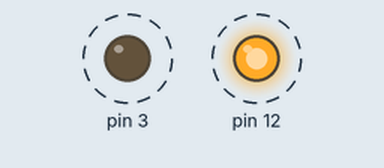
Recording of a sketch running on a simulated Arduino Uno, built with avr-gcc and run on an emulated ATmega328P. Shown: output pins drawn as LEDs (lit = HIGH). Dashed ring = blinking.

Above: at 0.05 s.
Timing chart, 0 to 3.0 s (numbered marks = the images above):
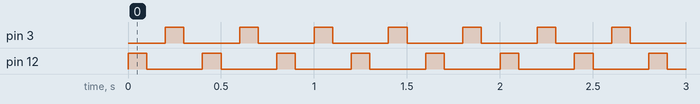

Measured:
- by itself, pin 3, pin 12: alternates HIGH for 0.10 s and LOW for 0.30 s

The sketch:

sketch_sep28a.ino
```cpp
void setup() {
  // put your setup code here, to run once:
  pinMode(12,OUTPUT);
  pinMode(3,OUTPUT);
}

void loop() {
  // put your main code here, to run repeatedly:
  digitalWrite(12,HIGH);
  delay(100);
  digitalWrite(12,LOW);
  delay(100);
  digitalWrite(3,HIGH);
  delay(100);
  digitalWrite(3,LOW);
  delay(100);
}
```
